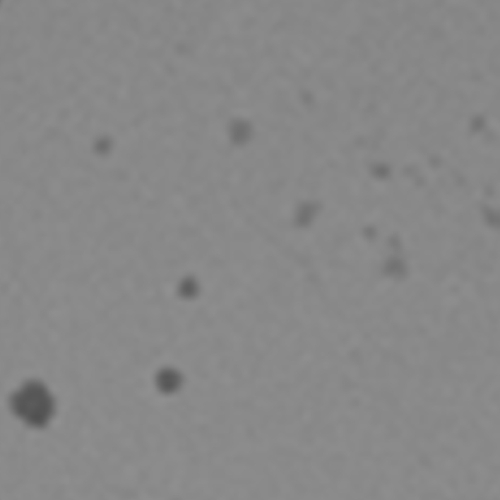
#> input picture 500.tif, 500 x 500 px
$ python rns_auto.py
#> lines starting #> are read from the running program, lines starting #| are printed output that depends on the picture; after the words box and inside, x2 and y2 are one past the last pixel; in counts of white or black regions, pixels touching at a corner belong together
#> further down, image is the input picture: shape (500, 500, 3); min 81, max 144, mean 136.4
import cv2
import numpy as np
import matplotlib.pyplot as plt

def calculate_snr(image):
    # 转换为灰度图像
    gray_image = cv2.cvtColor(image, cv2.COLOR_BGR2GRAY)

    # 使用高斯滤波器进行平滑，减少高频噪声
    smoothed_image = cv2.GaussianBlur(gray_image, (5, 5), 0)

    # 二值化处理：将黑色斑点变为白色区域（背景为黑色）
    _, binary_image = cv2.threshold(smoothed_image, 0, 255, cv2.THRESH_BINARY_INV + cv2.THRESH_OTSU)
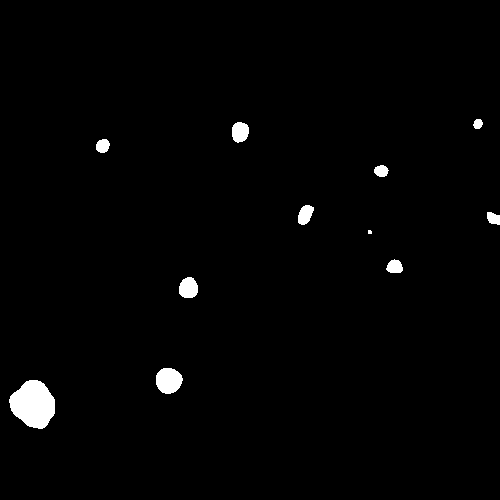
#> binary_image: shape (500, 500); 1.5% white; 11 white regions (1 under 20 px)

    # 找到所有轮廓，表示所有黑色斑点区域
    contours, _ = cv2.findContours(binary_image, cv2.RETR_EXTERNAL, cv2.CHAIN_APPROX_SIMPLE)
#> contours = 11 contours, 1 with area under 20; largest, box (x1, y1, x2, y2) and area: (9, 380, 55, 429) 1557, (156, 368, 183, 394) 510, (179, 277, 198, 298) 294, (232, 122, 249, 143) 259, (298, 205, 314, 225) 202

    # 创建与图像同样大小的掩码
    mask = np.zeros_like(gray_image)
    cv2.drawContours(mask, contours, -1, 255, thickness=cv2.FILLED)  # 将所有黑色斑点区域填充为白色

    # 计算信号区域均值（所有黑色斑点的区域）
    signal_region = cv2.bitwise_and(gray_image, gray_image, mask=mask)  # 只保留黑色斑点区域
    signal_mean = np.mean(signal_region[mask == 255])  # 只计算掩码区域的均值
#> signal_mean = 106

    # 背景区域：使用反掩码，去除所有黑色斑点
    background_mask = cv2.bitwise_not(mask)
#> background_mask: shape (500, 500); 98.5% white; 11 black regions (1 under 20 px), largest, box (x1, y1, x2, y2) and area: (9, 380, 55, 429) 1621, (156, 368, 183, 394) 547, (179, 277, 198, 298) 324
    background_region = cv2.bitwise_and(gray_image, gray_image, mask=background_mask)

    # 过滤背景中的异常值（如极端高亮或低亮区域）
    background_values = background_region[background_mask == 255]
    background_values = background_values[background_values < np.percentile(background_values, 95)]  # 排除最高5%的值
    background_std = np.std(background_values)
#> background_std = 2.01

    # 计算SNR
    snr = signal_mean / background_std
#> snr = 52.79

    # 保存信号区域和背景区域的图像
    cv2.imwrite('signal_region.png', signal_region)  # 保存黑色斑点区域
    cv2.imwrite('background_region.png', background_region)  # 保存背景区域图像

    return snr, signal_region, background_region

# 读取图像（彩色图像）
image = cv2.imread('500.tif')

# 计算SNR
snr_value, signal_region, background_region = calculate_snr(image)
#> snr_value = 52.79
print(f"The calculated SNR is: {snr_value:.2f}")
#| The calculated SNR is: 52.79

# 像素与实际尺寸转换，500像素对应于58毫米
pixel_to_mm_ratio = 58 / 500

# 获取图像尺寸
height, width = image.shape[:2]
#> height = 500; width = 500

# 使用matplotlib显示原图、信号区域和背景区域，且显示实际尺寸标注
plt.figure(figsize=(15, 10))

# 设置字体大小和格式
plt.rcParams.update({
    'font.size': 20,           # 修改字体大小
    'font.family': 'Arial',    # 修改字体格式为 Arial
    'axes.titlesize': 20,      # 标题字体大小
    'axes.labelsize': 20,      # 轴标签字体大小
    'xtick.labelsize': 20,     # x轴刻度字体大小
    'ytick.labelsize': 20,      # y轴刻度字体大小
    'axes.linewidth': 2.0  # 修改图表边线的粗细
})


# 显示原图
plt.subplot(1, 3, 1)
plt.imshow(cv2.cvtColor(image, cv2.COLOR_BGR2RGB))
plt.title('Original image')
plt.xlabel(f'x (mm)')
plt.ylabel(f'y (mm)')
plt.tick_params(width=2)

# 显示信号区域
plt.subplot(1, 3, 2)
plt.imshow(signal_region, cmap='gray')
plt.title('Signal region')
plt.xlabel(f'x (mm)')
plt.ylabel(f'y (mm)')
plt.tick_params(width=2)

# 显示背景区域
plt.subplot(1, 3, 3)
plt.imshow(background_region, cmap='gray')
plt.title('Background region')
plt.xlabel(f'x (mm)')
plt.ylabel(f'y (mm)')
plt.tick_params(width=2)

plt.tight_layout()
plt.show()
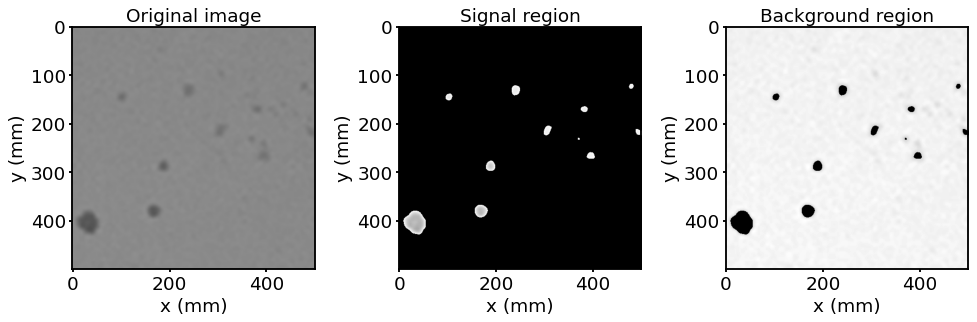
#> figure drawn by matplotlib, 3 panels
